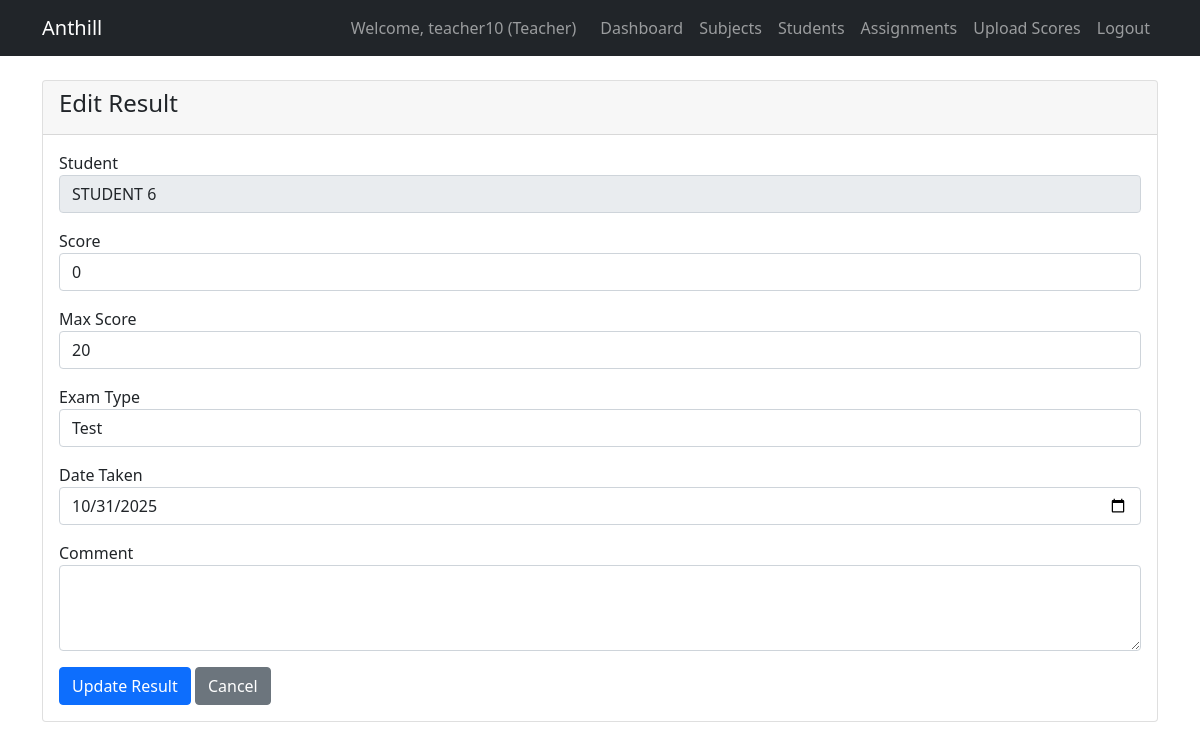
/academic/edit-result/11/ (signed in), run on the app's committed database.
### users/models.py (models this page shows, shortened)
class User(AbstractUser):
    USER_TYPE_CHOICES = (
        ('super_admin', 'Super Admin'),
        ('senior_admin', 'Senior School Admin'),
        ('junior_admin', 'Junior School Admin'),
        ('teacher', 'Teacher'),
        ('student', 'Student'),
    )
    user_type = models.CharField(max_length=20, choices=USER_TYPE_CHOICES)
    phone = models.CharField(max_length=15, blank=True)
    profile_picture = models.ImageField(upload_to='profiles/', blank=True, null=True)
    city = models.CharField(max_length=100, blank=True)
    lga = models.CharField(max_length=100, blank=True)
    address = models.TextField(blank=True)
    school = models.ForeignKey(
        School,
        on_delete=models.CASCADE,
        related_name='users',
        null=True,
        blank=True
    )
    class Meta:
        unique_together = ['school', 'username']  # Username unique per school

class Student(models.Model):
    user = models.OneToOneField(User, on_delete=models.CASCADE)
    school = models.ForeignKey('schools.School', on_delete=models.CASCADE, null=True)  # String reference
    admission_number = models.CharField(max_length=20, unique=True)
    class_level = models.ForeignKey('academic.ClassLevel', on_delete=models.SET_NULL, null=True, blank=True)  # String reference
    date_admitted = models.DateField(auto_now_add=True)
    elective_subjects = models.ManyToManyField('academic.Subject', blank=True, related_name='elective_students')  # String reference
    date_of_birth = models.DateField(null=True, blank=True)
    allergies = models.TextField(blank=True)
    health_history = models.TextField(blank=True)
    blood_group = models.CharField(max_length=5, blank=True)
    genotype = models.CharField(max_length=5, blank=True)
    home_address = models.TextField(blank=True)
    emergency_contact = models.CharField(max_length=15, blank=True)
    disciplinary_record = models.TextField(blank=True)
    extra_curricular = models.TextField(blank=True)
    sports_house = models.CharField(max_length=50, blank=True)
    awards = models.TextField(blank=True)
    position = models.CharField(max_length=50, blank=True)

### academic/models.py (models this page shows, shortened)
class Result(models.Model):
    EXAM_TYPES = (
        ('test', 'Test'),
        ('assignment', 'Assignment'),
        ('exam', 'Exam'),
    )
    student = models.ForeignKey('users.Student', on_delete=models.CASCADE)  # String reference
    subject = models.ForeignKey(Subject, on_delete=models.CASCADE)
    exam_type = models.CharField(max_length=20, choices=EXAM_TYPES)
    score = models.IntegerField()
    max_score = models.IntegerField(default=100)
    date_taken = models.DateField()
    recorded_by = models.ForeignKey('users.Teacher', on_delete=models.CASCADE)  # String reference
    comment = models.TextField(blank=True, null=True)
    class Meta:
        unique_together = ['student', 'subject', 'exam_type', 'date_taken']

### academic/views.py (the view, shortened to what this page needs)
# urls.py: path('edit-result/<int:result_id>/', views.edit_result, name='edit_result'),
@login_required
def edit_result(request, result_id):
    result = get_object_or_404(Result, id=result_id, recorded_by=request.user.teacher)
    return render(request, 'academic/edit_result.html', {'result': result})

### templates/academic/edit_result.html (shortened to what this page needs)
{% extends 'base.html' %}
{% block content %}
<div class="container mt-4">
    <div class="card">
        <div class="card-header"><h4>Edit Result</h4></div>
        <div class="card-body">
            <form method="post">
                <div class="mb-3">
                    <label>Student</label>
                    <input type="text" class="form-control" value="{{ result.student.user.get_full_name }}" readonly>
                </div>
                <div class="mb-3">
                    <label>Score</label>
                    <input type="number" name="score" class="form-control" value="{{ result.score }}" required>
                </div>
                <div class="mb-3">
                    <label>Max Score</label>
                    <input type="number" name="max_score" class="form-control" value="{{ result.max_score }}" required>
                </div>
                <div class="mb-3">
                    <label>Exam Type</label>
                    <select name="exam_type" class="form-control">
                        {% for value, label in result.EXAM_TYPES %}
                        <option value="{{ value }}" {% if result.exam_type == value %}selected{% endif %}>{{ label }}</option>
                        {% endfor %}
                    </select>
                </div>
                <div class="mb-3">
                    <label>Date Taken</label>
                    <input type="date" name="date_taken" class="form-control" value="{{ result.date_taken|date:'Y-m-d' }}" required>
                </div>
                <div class="mb-3">
                    <label>Comment</label>
                    <textarea name="comment" class="form-control" rows="3">{{ result.comment|default:'' }}</textarea>
                </div>
                <button type="submit" class="btn btn-primary">Update Result</button>
                <a href="{% url 'academic:view_results' %}" class="btn btn-secondary">Cancel</a>
            </form>
        </div>
    </div>
</div>
{% endblock %}

### templates/base.html (shortened to what this page needs)
{% load user_tags %}
<!DOCTYPE html>
<html lang="en">
<head>
    <link href="https://cdn.jsdelivr.net/npm/bootstrap@5.1.3/dist/css/bootstrap.min.css" rel="stylesheet">
</head>
<body>
    {% block navbar %}
<nav class="navbar navbar-expand-lg navbar-dark bg-dark">
    <div class="container">
        <a class="navbar-brand" href="{% url 'homepage' %}">Anthill</a>
        <div class="navbar-nav ms-auto">
            {% if user.is_authenticated %}
                <span class="navbar-text me-3">
                    Welcome, {{ user.username }} ({{ user.get_user_type_display }})
                </span>
                {% if user.user_type == 'super_admin' %}
                    <a class="nav-link" href="/admin/">Admin Panel</a>
                    <a class="nav-link" href="{% url 'schools:admin_analytics' %}">Analytics</a>
                    <a class="nav-link" href="{% url 'schools:search' %}">Search</a>
                {% elif user.user_type == 'teacher' %}
                    <a class="nav-link" href="{% url 'users:teacher_dashboard' %}">Dashboard</a>
                    <a class="nav-link" href="{% url 'academic:teacher_subjects' %}">Subjects</a>
                    <a class="nav-link" href="{% url 'academic:teacher_students' %}">Students</a>
                    <a class="nav-link" href="{% url 'academic:teacher_assignments' %}">Assignments</a>
                    <a class="nav-link" href="{% url 'academic:upload_scores' %}">Upload Scores</a>
                {% endif %}
                <a class="nav-link" href="{% url 'users:logout' %}">Logout</a>
            {% else %}
                <a class="nav-link" href="{% url 'users:register' %}">Register</a>
                <a class="nav-link" href="{% url 'users:login' %}">Login</a>
                <a class="nav-link" href="{% url 'contact_us' %}">Contact Us</a>
            {% endif %}
        </div>
    </div>
</nav>
{% endblock %}
    {% block content %}
    {% endblock %}
</body>
</html>

### data on the page
User: username "teacher10", user_type "Teacher"
Result: student.user.get_full_name "STUDENT 6", score "0", max_score "20", exam_type "Test", date_taken "10/31/2025"
